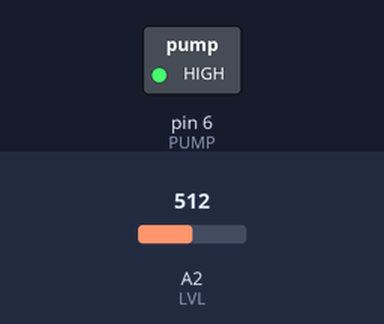
The sketch below on a simulated Arduino Uno, built with avr-gcc and run on an emulated ATmega328P. On the bench: switched loads named in the sketch (green lamp = pin HIGH). The inputs (shaded band) are chosen by the test bench; at power-on: A2 (LVL) = 512.

Above: at 1.2 s.
1.3 s: A2 (LVL) set to 65
2.8 s: A2 (LVL) set to 58
At 3.3 s:
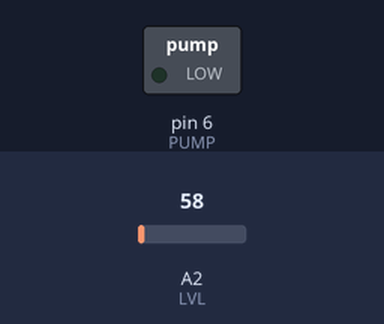
4.3 s: A2 (LVL) set to 122
At 5.4 s:
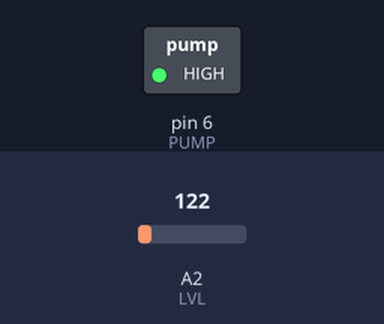
5.8 s: A2 (LVL) set to 30
At 7.2 s:
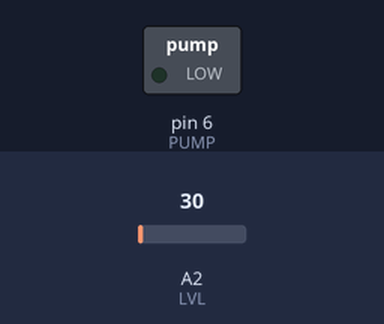
Timing chart, 0 to 8.3 s (numbered marks = the images above; inputs shaded):
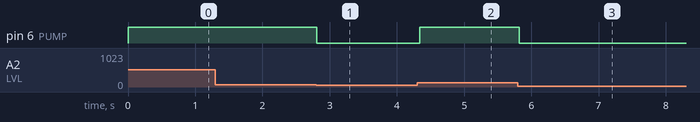

Measured:
- the behaviour switches between 62 and 61 on A2 (LVL) (found by bisection; images 0 and 1)
- after the input at 1.3 s, every drawn part: stays the same
- after the input at 2.8 s, pin 6 (PUMP): HIGH → LOW at once
- after the input at 4.3 s, pin 6 (PUMP): LOW → HIGH at once
- after the input at 5.8 s, pin 6 (PUMP): HIGH → LOW at once

The sketch:

reference.ino
```cpp
const byte LVL = A2;
const byte PUMP = 6;
bool pumping = false;
void setup() { pinMode(PUMP, OUTPUT); }
void loop()
{
    float cm = analogRead(LVL) * (5.0 / 1023.0) * 100.0;
    if (cm >= 40.0) pumping = true;
    else if (cm <= 30.0) pumping = false;
    digitalWrite(PUMP, pumping ? HIGH : LOW);
    delay(40);
}
```
